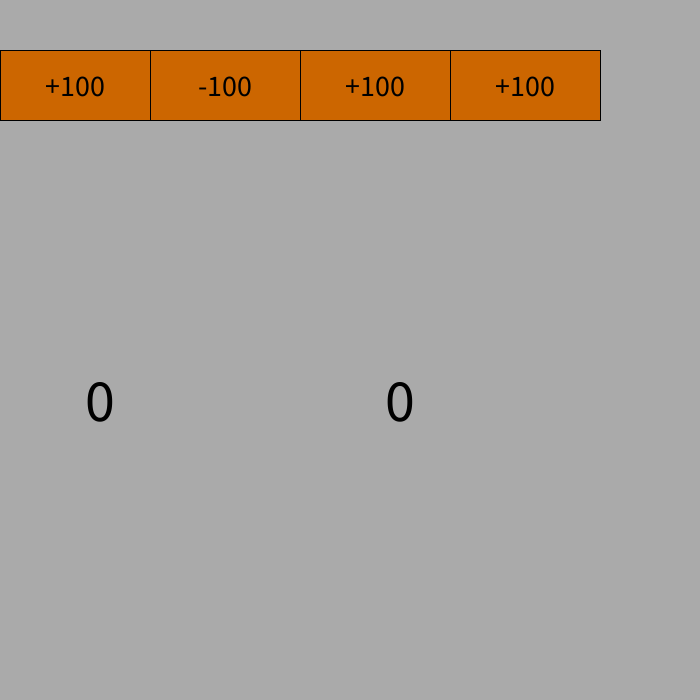
Frame 1 (no input)
Frame 60 (the mouse pressed at the canvas centre just before this capture): identical to frame 1, image omitted
Frame 120 (the mouse held since frame 60 and released just before this capture): identical to frame 1, image omitted

The Processing sketch that drew this single still picture (run headless with seeded random() and noise(); from frame 60 on, the mouse is pressed at the canvas centre):

// Processing sketch: buttonClass
// ── buttonClass.pde
int acc1Bal = 0;
int acc2Bal = 0;

ArrayList<Button> buttonsList = new ArrayList<Button>();

void setup() {
  size(700, 700);
  
  // Generate string array of all texts for the buttons
  String[] texts = new String[4];
  texts[0] = "+100";
  texts[1] = "-100";
  texts[2] = "+100";
  texts[3] = "+100";
  
  for (int i=0; i<4; i++) {
    buttonsList.add(new Button(150 * i, 50, texts[i]));
  }
}

void draw() {
  clear();
  background(170);
  
  // Draw all buttons
  for (int i=0; i<4; i++) {
    Button b = buttonsList.get(i);
    b.drawButton();
  }
  
  fill(0,0,0);
  textSize(60);
  text(acc1Bal, 100, 400);
  text(acc2Bal, 400, 400);
}

void mouseClicked() {
  // Let each button check if it is clicked
  for (int i=0; i<4; i++) {
    Button b = buttonsList.get(i);
    b.registerClick();
  }
  
  // Check each button if it is clicked, then add or substract from account
  if (buttonsList.get(0).buttonPressed) {
    acc1Bal += 100;
  }
  
  if (buttonsList.get(1).buttonPressed) {
    acc1Bal -= 100;
  }
  
  if (buttonsList.get(2).buttonPressed) {
    acc2Bal += 100;
  }
  
  if (buttonsList.get(3).buttonPressed) {
    acc2Bal += 100;
  }
}

void mouseReleased() {
  // Set buttonClicked to false for each button
  for (int i=0; i<4; i++) {
    Button b = buttonsList.get(i);
    b.stopClick();
  }
}






//////////////////////////////////////////////////////////////
//////////////////////////////////////////////////////////////
//////////////////////////////////////////////////////////////

class Button {
  boolean buttonPressed = false;
  float posX, posY, btnHeight, btnWidth;
  String text;
  
  // Create button and control all paramters
  Button(float positionX, float positionY, float buttonWidth, float buttonHeight, String title) {
    posX = positionX;
    posY = positionY;
    btnWidth = buttonWidth;
    btnHeight = buttonHeight;
    text = title;
  }
  
  // Create button with standard width and height
  Button(float positionX, float positionY, String title) {
    posX = positionX;
    posY = positionY;
    btnWidth = 150;
    btnHeight = 70;
    text = title;
  }
  
  
  // Draw the button and write text onto
  void drawButton() {
    fill(204, 102, 0);
    rect(posX, posY, btnWidth, btnHeight);
    fill(0,0,0);
    textAlign(CENTER, CENTER);
    textSize(30);
    text(text, posX, posY, btnWidth, btnHeight);
  }
  
  
  // Register mouse clicks
  void registerClick() {
    boolean insideX = mouseX > posX && mouseX < posX+btnWidth;
    boolean insideY = mouseY > posY && mouseY < posY+btnHeight;
    
    if (insideX && insideY) {
      buttonPressed = true;
    }
  }
  
  
  void stopClick() {
    buttonPressed = false;
  }
  
}
